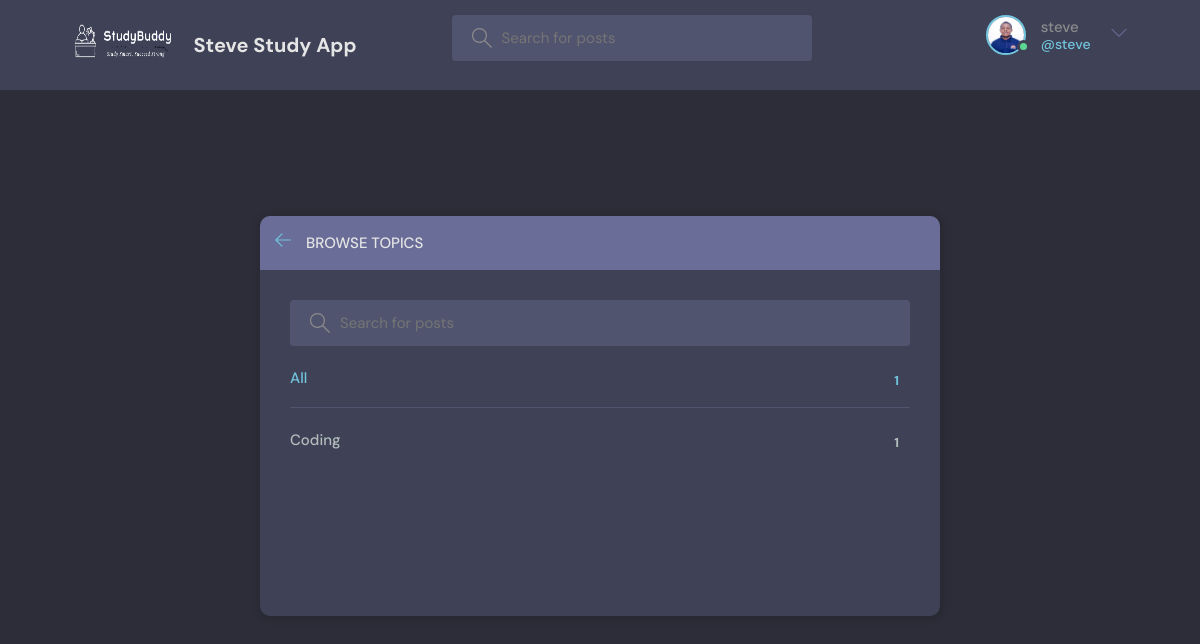
/topics/ (signed in), run on the app's committed database.
### base/models.py (models this page shows, shortened)
class User(AbstractUser):
    name = models.CharField(max_length=200, null=True)
    email = models.EmailField(unique=True, null=True)
    bio = models.TextField(null=True)
    avatar = models.ImageField(null=True, default="avatar.svg")
    USERNAME_FIELD = 'email'
    REQUIRED_FIELDS = []

class Topic(models.Model):
    name = models.CharField(max_length=200)

### base/views.py (the view)
# urls.py: path('topics/', views.topicsPage, name="topics"),
def topicsPage(request):
    q = request.GET.get('q') if request.GET.get('q') != None else ''
    topics = Topic.objects.filter(name__icontains=q)
    return render(request, 'base2/topics.html', {'topics':topics})

### base/templates/base2/topics.html (shortened to what this page needs)
{% extends 'main.html' %}
{% block content %}
    <main class="create-room layout">
      <div class="container">
        <div class="layout__box">
          <div class="layout__boxHeader">
            <div class="layout__boxTitle">
              <a href="{% url 'home' %}">
                <svg version="1.1" xmlns="http://www.w3.org/2000/svg" width="32" height="32" viewBox="0 0 32 32">
                  <title>arrow-left</title>
                  <path
                    d="M13.723 2.286l-13.723 13.714 13.719 13.714 1.616-1.611-10.96-10.96h27.625v-2.286h-27.625l10.965-10.965-1.616-1.607z"
                  ></path>
                </svg>
              </a>
              <h3>Browse Topics</h3>
            </div>
          </div>
          <div class="topics-page layout__body">
            <form action="" method="GET" class="header__search">
              <label>
                <input name="q" placeholder="Search for posts" />
              </label>
            </form>
            <ul class="topics__list">
              <li>
                <a href="{% url 'topics' %}" class="active">All <span>{{topics.count}}</span></a>
              </li>
              {% for topic in topics %}
              <li>
                <a href="{% url 'home' %}?q={{topic.name}}">{{topic.name}} <span>{{topic.room_set.all.count}}</span></a>
              </li>
              {% endfor %}
            </ul>
          </div>
        </div>
      </div>
    </main>
 {% endblock content %}

### templates/navbar.html (shortened to what this page needs)
{% load static %}
<header class="header header--loggedIn">
    <div class="container">
      <a href="{% url 'home' %}" class="header__logo">
        <img src ="{% static 'images/logo2.png' %}" style="width: 100px; height: 60px;" />
        <h1>Steve Study App</h1>
      </a>
      <form class="header__search" method="GET" action="{% url 'home' %}">
        <label>
          <input name="q" placeholder="Search for posts" />
        </label>
      </form>
      <nav class="header__menu">
        {% if request.user.is_authenticated %}
        <div class="header__user">
          <a href="{% url 'update-user' %}">
            <div class="avatar avatar--medium active">
              <img src="{{request.user.avatar.url}}" />
            </div>
            <p>{{request.user.username}} <span>@{{request.user.username}}</span></p>
          </a>
          <button class="dropdown-button">
            <svg version="1.1" xmlns="http://www.w3.org/2000/svg" width="32" height="32" viewBox="0 0 32 32">
              <title>chevron-down</title>
              <path d="M16 21l-13-13h-3l16 16 16-16h-3l-13 13z"></path>
            </svg>
          </button>
        </div>
        {% else %}
        <a href="{% url 'login' %}">
          <img src="{% static 'images/avatar.svg' %}" />
          <p>Login</p>
        </a>
        {% endif %}
      </nav>
    </div>
  </header>

### static/styles/style.css (style rules this page uses)
:root { --color-main: #71c6dd; --color-main-light: #e1f6fb; --color-dark: #3f4156; --color-dark-medium: #51546e; --color-dark-light: #696d97; --color-light: #e5e5e5; --color-gray: #8b8b8b; --color-light-gray: #b2bdbd; --color-bg: #2d2d39; --color-success: #5dd693; --color-error: #fc4b0b; }
* { font-family: "DM Sans", -apple-system, BlinkMacSystemFont, "Segoe UI", Roboto, Oxygen, Ubuntu, Cantarell, "Open Sans", "Helvetica Neue", sans-serif; margin: 0; padding: 0; box-sizing: border-box; text-rendering: optimizeLegibility; font-size: inherit; }
html { font-size: 56.25%; }
@media only screen and (min-width: 1200px) { html { font-size: 62.5%; } }
body { line-height: 1.6; font-weight: 400; font-size: 1.5rem; color: var(--color-light-gray); background-color: var(--color-bg); min-height: 100vh; }
img { width: 100%; }
a { display: inline-block; color: var(--color-main); text-decoration: none; }
.container { max-width: 120rem; width: 90%; margin: auto; }
.avatar { position: relative; display: inline-block; border-radius: 50%; border: 2px solid var(--color-main); }
.avatar img { display: block; border-radius: 50%; object-fit: cover; object-position: center; }
.avatar::after { content: ""; display: block; position: absolute; background-color: var(--color-gray); z-index: 111; border-radius: 50%; border: 0.3rem solid var(--color-dark); }
.avatar.active::after { background-color: var(--color-success); }
.avatar.avatar--medium img { width: 3.6rem; height: 3.6rem; border-radius: 50%; }
.avatar.avatar--medium:after { width: 0.7rem; height: 0.7rem; bottom: 0px; right: -6px; }
.header { padding: 1.5rem; background-color: var(--color-dark); }
.header > .container { display: flex; gap: 9.5rem; }
.header__logo, .header__user { display: flex; gap: 2rem; align-items: center; }
.header__logo > img { height: 3.2rem; width: 3.2rem; }
.header__logo > h1 { font-weight: 700; font-size: 2rem; color: var(--color-light); }
.header__search > label { background-color: var(--color-dark-medium); padding: 1.3rem 1rem; display: flex; align-items: center; gap: 1rem; border-radius: 4px; }
.header__search svg { fill: var(--color-gray); width: 2rem; height: 2rem; margin-left: 1rem; }
.header__search input { width: 30rem; background: transparent; border: none; outline: none; color: var(--color-light); }
.header__menu { margin-left: auto; position: relative; }
.header__menu a { display: flex; gap: 1.5rem; align-items: center; font-weight: 500; text-decoration: none; color: var(--color-gray); }
.header__menu img { height: 3.6rem; }
.header__menu p { line-height: 1.2; }
.header__menu span { color: var(--color-main); font-weight: 500; font-size: 1.4rem; display: block; }
.header__menu svg { width: 1.6rem; height: 1.6rem; fill: var(--color-dark-light); }
.dropdown-button { background: transparent; border: 0; outline: 0; cursor: pointer; }
.layout { margin-top: 2.4rem; }
.layout > .container { display: flex; justify-content: space-between; align-items: flex-start; }
.layout__box { width: 90%; max-width: 48rem; min-height: 40rem; position: absolute; top: 50%; left: 50%; transform: translate(-50%, -46%); background-color: var(--color-dark); border-radius: 1rem; box-shadow: 1px 1px 6px 3px rgba(0, 0, 0, 0.1); overflow: hidden; }
.layout__boxHeader { display: flex; padding: 1.5rem; background-color: var(--color-dark-light); }
.layout__boxTitle { display: flex; gap: 1.5rem; align-items: center; }
.layout__boxTitle h3 { text-transform: uppercase; font-weight: 500; color: var(--color-light); }
.layout__boxTitle svg { width: 1.6rem; height: 1.6rem; fill: var(--color-main); }
.layout__body { margin: 3rem; }
.topics__list { list-style: none; }
.topics__list li a { display: flex; justify-content: space-between; margin-bottom: 3rem; font-weight: 500; color: var(--color-light-gray); transition: all 0.3s ease-in-out; }
.topics__list li a.active, .topics__list li a:hover { color: var(--color-main); }
.topics__list li a span { padding: 0.5rem 1rem; background-color: var(--color-dark); border-radius: 3px; font-size: 1.3rem; font-weight: 700; letter-spacing: 1px; }
.topics-page .topics__list li:not(:last-child) a { margin: 2rem 0; padding-bottom: 1rem; text-decoration: none; border-bottom: 1px solid var(--color-dark-medium); }
.topics-page .header__search { display: block; }
.create-room.layout .layout__box { max-width: 68rem; }

### data on the page
User: user.avatar (picture), user.username "steve"
Topic: name "Coding", room_set.all.count "1"

### other printed values
{{ topics.count }} "1"
